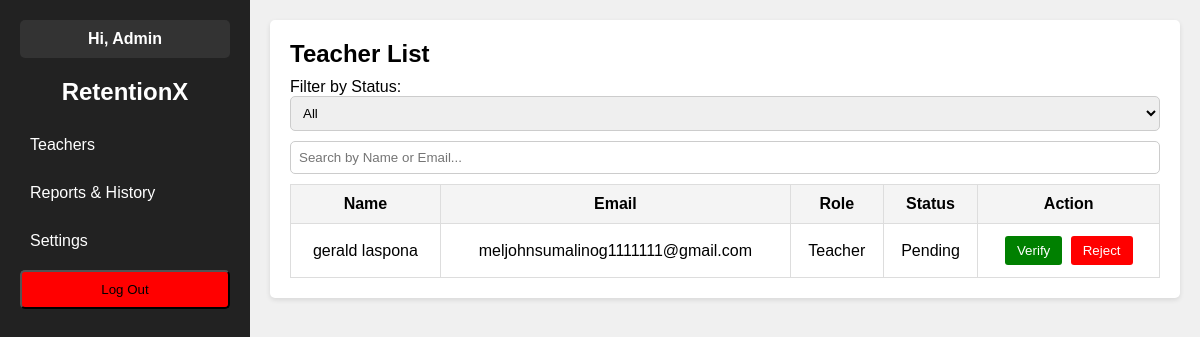
Screenshot of /php/admin_viewteacher.php with the database file from the repository.
### tables this page shows
CREATE TABLE `user_details` (
  `id` int(11) NOT NULL,
  `first_name` varchar(50) NOT NULL,
  `last_name` varchar(50) NOT NULL,
  `department` varchar(100) NOT NULL,
  `employee_id` varchar(50) DEFAULT NULL,
  `phone_number` varchar(15) NOT NULL,
  `username` varchar(50) NOT NULL,
  `password` varchar(255) NOT NULL,
  `email` varchar(100) NOT NULL,
  `role` varchar(10) DEFAULT 'user',
  `verified` enum('pending','verified','rejected') NOT NULL DEFAULT 'pending'
);

### php/admin_viewteacher.php (the view, shortened to what this page needs)
<?php
include "db_connect.php";
$filter = isset($_GET['filter']) ? $_GET['filter'] : 'all';
$sql = "SELECT id, first_name, last_name, email, role, verified FROM user_details WHERE role='teacher' AND verified='pending'";
$result = $conn->query($sql);
?>
<!DOCTYPE html>
<html lang="en">
<head>
</head>
<body>
    <aside class="sidebar">
        <div class="admin-profile">
            <span>Hi, Admin</span>
        </div>
        <div class="logo">RetentionX</div>
        <nav>
            <ul>
                <li><a class="active" href="#">Teachers</a></li>
                <li><a href="admin_viewhistory.php">Reports & History</a></li>
                <li><a href="#">Settings</a></li>
            </ul>
        </nav>
        <button class="logout" id="logoutBtn">Log Out</button>
    </aside>
    <main class="main-content">
        <section class="teacher-list">
            <h2>Teacher List</h2>
            <label for="filter">Filter by Status:</label>
            <select id="filter" onchange="filterTeachers()">
                <option value="all" <?= $filter == 'all' ? 'selected' : '' ?>>All</option>
            </select>
            <input type="text" placeholder="Search by Name or Email..." id="searchInput">
            <table>
                <thead>
                    <tr>
                        <th>Name</th>
                        <th>Email</th>
                        <th>Role</th>
                        <th>Status</th>
                        <th>Action</th>
                    </tr>
                </thead>
                <tbody>
                    <?php while ($row = $result->fetch_assoc()) { ?>
                    <tr id="user-<?php echo $row['id']; ?>">
                        <td><?php echo $row['first_name'] . " " . $row['last_name']; ?></td>
                        <td><?php echo $row['email']; ?></td>
                        <td><?php echo ucfirst($row['role']); ?></td>
                        <td class="status"><?php echo ucfirst($row['verified']); ?></td>
                        <td class="actions">
                            <?php if ($row['verified'] == 'pending') { ?>
                                <button class="verify" data-id="<?php echo $row['id']; ?>" value="verify">Verify</button>
                                <button class="reject" data-id="<?php echo $row['id']; ?>" value="reject">Reject</button>
                            <?php } else { ?>
                                <span style="color: <?= $row['verified'] == 'verified' ? 'green' : 'red'; ?>;">
                                    <?= ucfirst($row['verified']); ?>
                                </span>
                            <?php } ?>
                        </td>
                    </tr>
                    <?php } ?>
                </tbody>
            </table>
        </section>
    </main>
</body>
</html>

### php/admin_viewteacher.php (style rules this page uses)
* { box-sizing: border-box; margin: 0; padding: 0; font-family: Arial, sans-serif; }
body { display: flex; height: 100vh; background-color: #f0f0f0; }
.sidebar { width: 250px; background-color: #222; color: white; padding: 20px; position: relative; }
.sidebar .logo { font-size: 24px; font-weight: bold; text-align: center; margin-bottom: 20px; }
.admin-profile { background-color: #333;color: white;padding: 10px;border-radius: 5px;margin-bottom: 20px;text-align: center; }
.admin-profile span { font-weight: bold; }
.sidebar nav ul { list-style: none; padding: 0; }
.sidebar nav ul li { margin: 10px 0; }
.sidebar nav ul li a { display: block; color: white; text-decoration: none; padding: 10px; border-radius: 5px; }
.logout { background-color: red; padding: 10px; text-align: center; border-radius: 5px; cursor: pointer; width: 100%; }
.main-content { flex: 1; padding: 20px; }
.teacher-list { background-color: white; padding: 20px; border-radius: 5px; box-shadow: 0 2px 5px rgba(0, 0, 0, 0.1); }
.teacher-list h2 { margin-bottom: 10px; }
.teacher-list input, .teacher-list select { padding: 8px; margin-bottom: 10px; width: 100%; border: 1px solid #ccc; border-radius: 5px; }
.teacher-list table { width: 100%; border-collapse: collapse; }
.teacher-list th, .teacher-list td { padding: 10px; border: 1px solid #ddd; text-align: center; }
.teacher-list th { background-color: #f4f4f4; }
.teacher-list button { padding: 7px 12px; border-radius: 3px; border: none; margin: 2px; cursor: pointer; }
.verify { background-color: green; color: white; }
.reject { background-color: red; color: white; }

### rows the page displays
user_details: first_name "gerald", last_name "laspona", email "meljohnsumalinog1111111@gmail.com", role "Teacher", verified "Pending"
